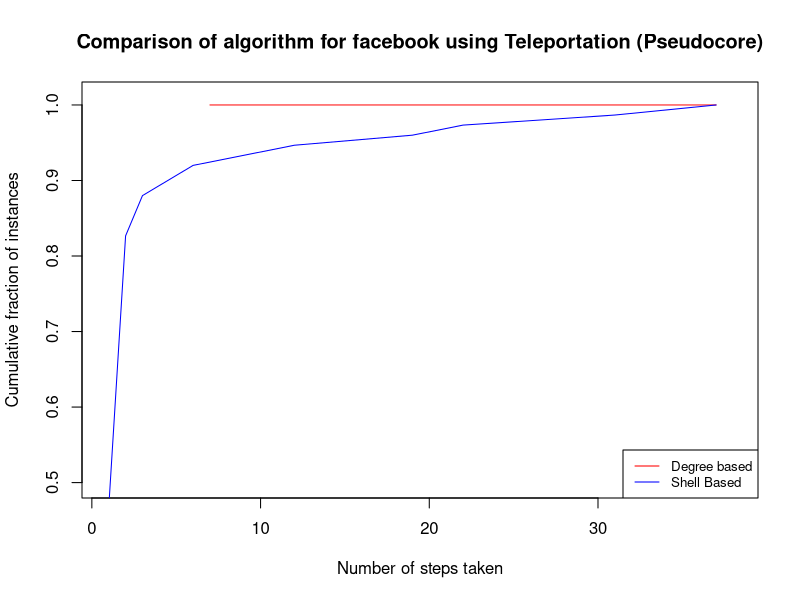
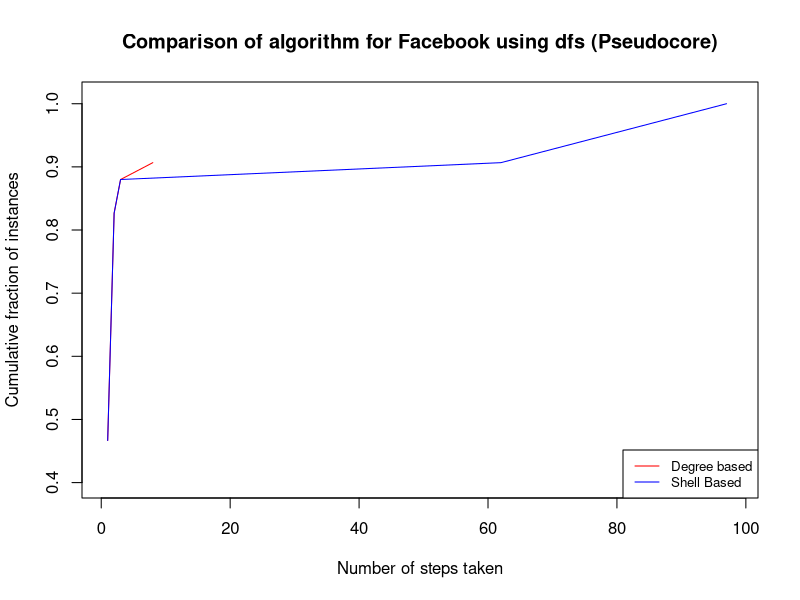

R code for these plots, in order:
library(igraph)
library(ggplot2)

degree_ <- c(7,37
)
y1 <- c(
  1,1
  
)

shel <- c(1,
          2,
          3,
          4,
          5,
          6,
          9,
          12,
          19,
          22,
          31,
          37
          
)
y2 <- c(0.4666666667,
        0.8266666667,
        0.88,
        0.8933333333,
        0.9066666667,
        0.92,
        0.9333333333,
        0.9466666667,
        0.96,
        0.9733333333,
        0.9866666667,
        1
)
plot(degree_,y1,type="l",col="red", xlim=c(.9, 38), ylim = c(0.5, 1.01),  xlab="Number of steps taken",ylab="Cumulative fraction of instances", main = "Comparison of algorithm for facebook using Teleportation (Pseudocore)") + 
  lines(shel,y2,col="blue")
legend("bottomright", legend=c("Degree based", "Shell Based"),lty=1:1, cex=0.8 ,
       col=c("red", "blue"))


########################### dfs

degree_ <- c(1,
             2,
             3,
             8
)
y1 <- c(
  0.4666666667,
  0.8266666667,
  0.88,
  0.9066666667
  
)

shel <- c(1,
          2,
          3,
          62,
          97
          
)
y2 <- c(0.4666666667,
        0.8266666667,
        0.88,
        0.9066666667,
        1
)
plot(degree_,y1,type="l",col="red", xlim=c(.9, 98), ylim = c(0.4, 1.01),  xlab="Number of steps taken",ylab="Cumulative fraction of instances", main = "Comparison of algorithm for Facebook using dfs (Pseudocore)") + 
  lines(shel,y2,col="blue")
legend("bottomright", legend=c("Degree based", "Shell Based"),lty=1:1, cex=0.8 ,
       col=c("red", "blue"))
